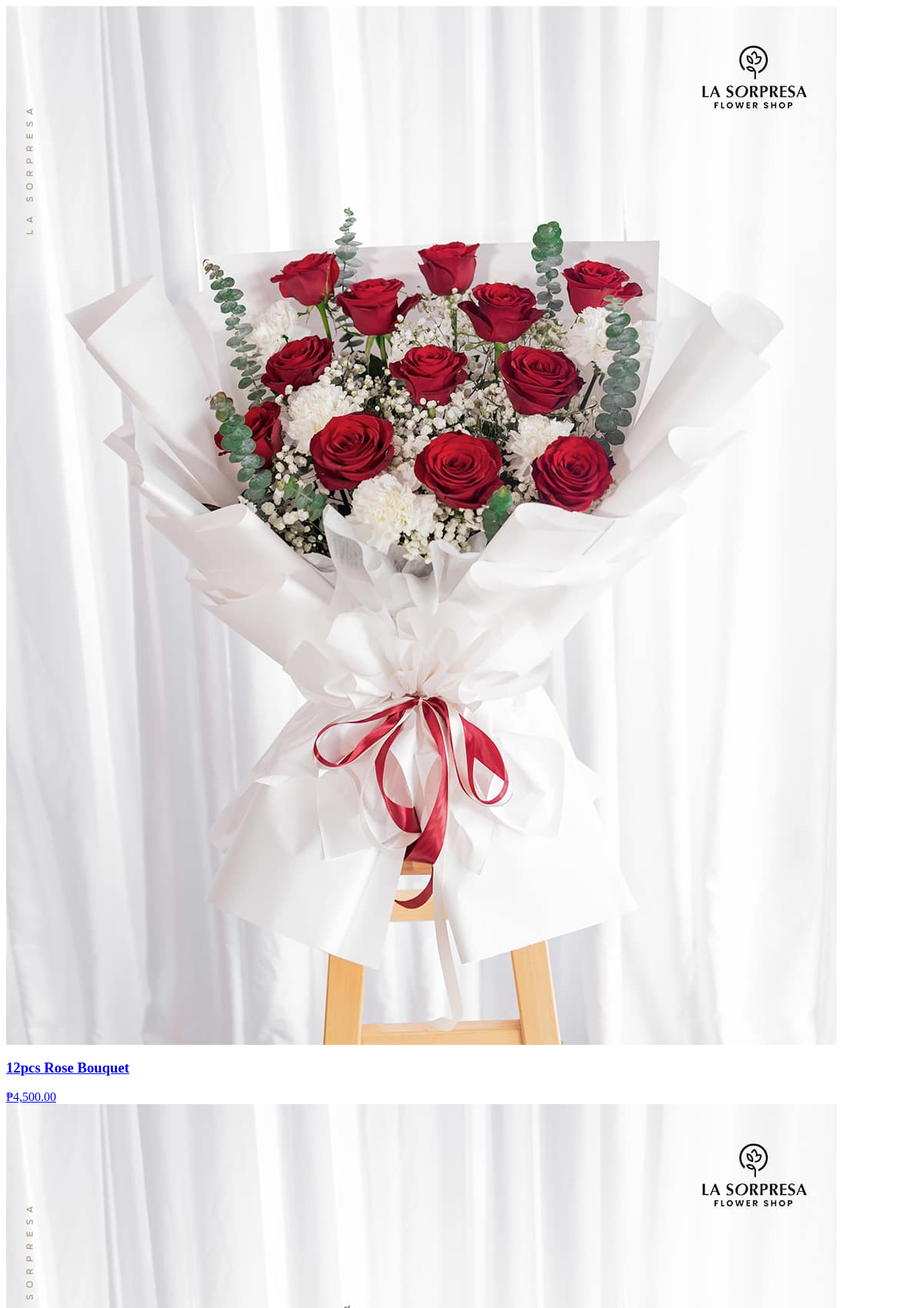
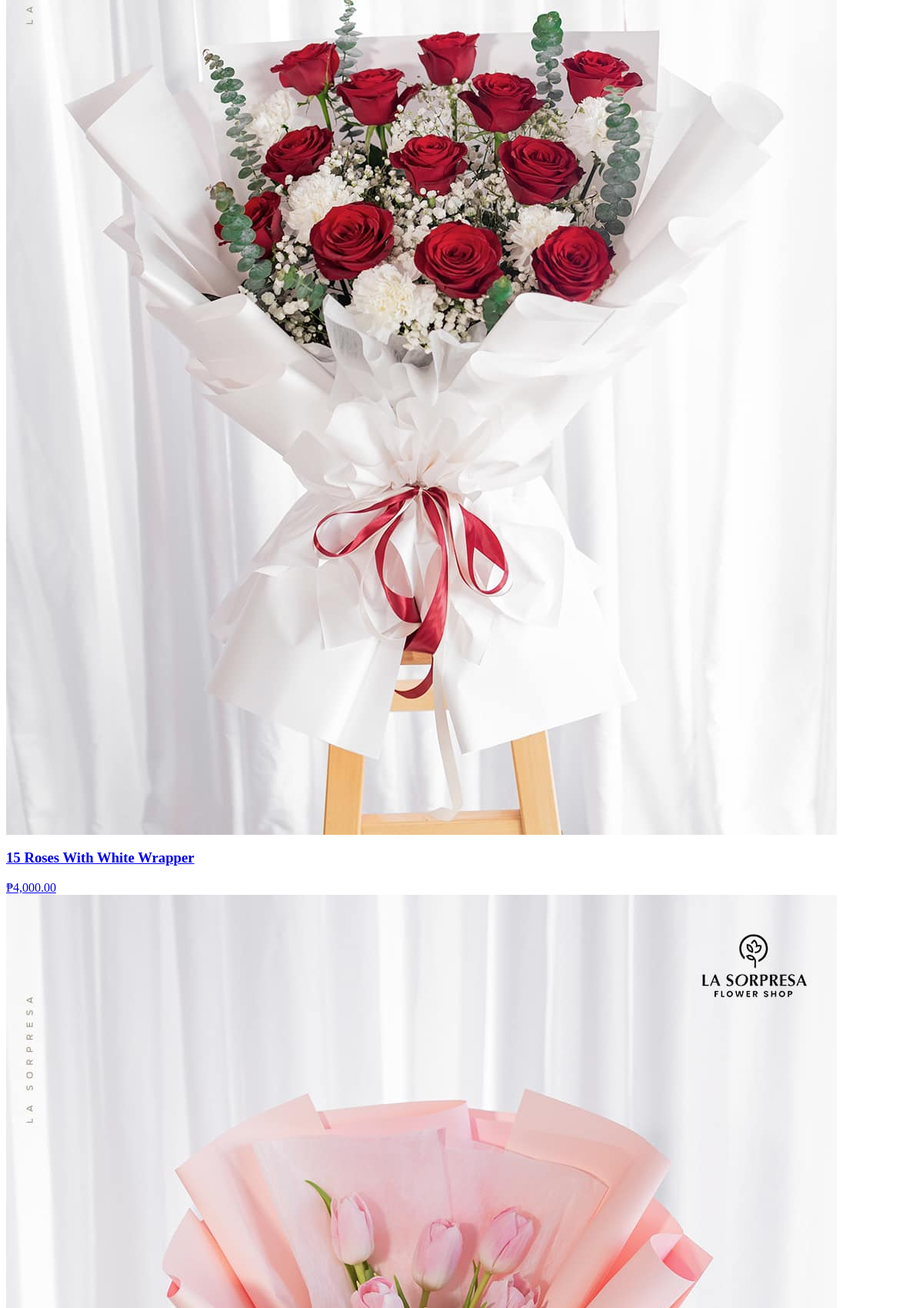
Page /users/fetch-products.php (upper part) on the committed database (2 pictures, top to bottom).
### tables this page shows
CREATE TABLE `product` (
  `p_id` int(11) NOT NULL,
  `name` varchar(255) NOT NULL,
  `old_price` varchar(10) NOT NULL,
  `current_price` varchar(10) NOT NULL,
  `quantity` int(10) NOT NULL,
  `featured_photo` varchar(255) NOT NULL,
  `description` text NOT NULL,
  `short_description` text NOT NULL,
  `feature` text NOT NULL,
  `other_photo` text NOT NULL,
  `condition` text NOT NULL,
  `is_featured` int(1) NOT NULL,
  `is_active` int(1) NOT NULL,
  `ecat_id` int(11) NOT NULL
);

### users/fetch-products.php (the view, shortened to what this page needs)
<?php
require 'conn.php';
$ecat_id = isset($_GET['ecat_id']) ? (int)$_GET['ecat_id'] : 'all';
$sort_order = isset($_GET['sort']) ? $_GET['sort'] : 'Default';
$order_by_clause = "";
if ($sort_order === 'LowToHigh') {
    $order_by_clause = "ORDER BY current_price ASC";
} elseif ($sort_order === 'HighToLow') {
    $order_by_clause = "ORDER BY current_price DESC";
} else {
    $order_by_clause = "ORDER BY quantity DESC, p_id DESC";
}
try {
    if ($ecat_id === 'all') {
        $statement = $pdo->prepare("
            SELECT p_id, name, featured_photo, current_price, quantity
            FROM product
            WHERE is_active = 1 AND ecat_id IN (
                SELECT ecat_id
                FROM end_category
                WHERE mcat_id = 3
            )
            $order_by_clause
        ");
    }
    $statement->execute();
    $products = $statement->fetchAll(PDO::FETCH_ASSOC);
    if ($products) {
        foreach ($products as $product) {
            $isOutOfStock = $product['quantity'] == 0;
            $outOfStockClass = $isOutOfStock ? 'out-of-stock' : '';
            echo '
            <div class="product ' . $outOfStockClass . '" data-id="' . htmlspecialchars($product['p_id']) . '">
                <a href="product-details.php?p_id=' . htmlspecialchars($product['p_id']) . '">
                    <img src="../admin/uploads/' . htmlspecialchars($product['featured_photo']) . '" alt="' . htmlspecialchars($product['name']) . '">
                    <h3>' . htmlspecialchars($product['name']) . '</h3>
                    <div class="price">₱' . number_format($product['current_price'], 2) . '</div>
                </a>';
            echo '</div>';
        }
    }
} catch (Exception $e) {
    echo "<p>Error loading products: " . htmlspecialchars($e->getMessage()) . "</p>";
}
?>

### rows in the picture
product: featured_photo (picture), name "12pcs Rose Bouquet", current_price "4,500.00"
product: featured_photo (picture), name "15 Roses With White Wrapper", current_price "4,000.00"
product: featured_photo (picture)
